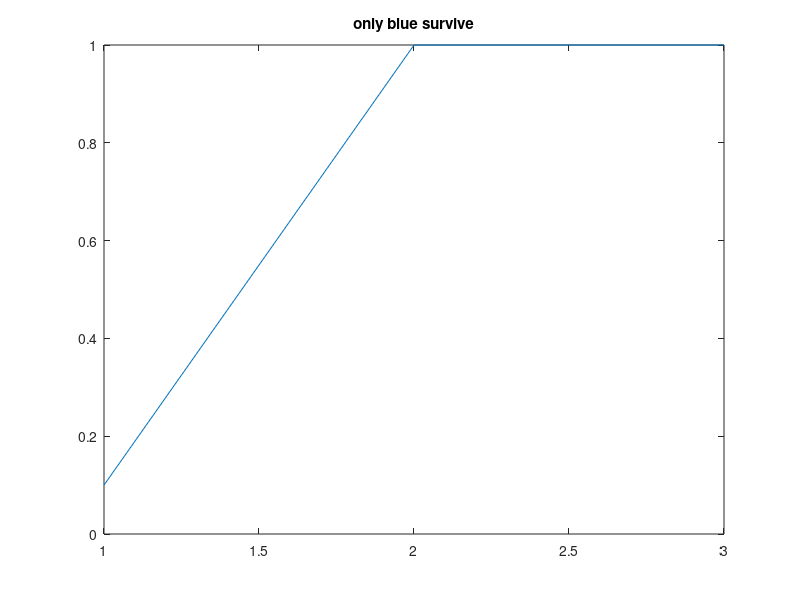
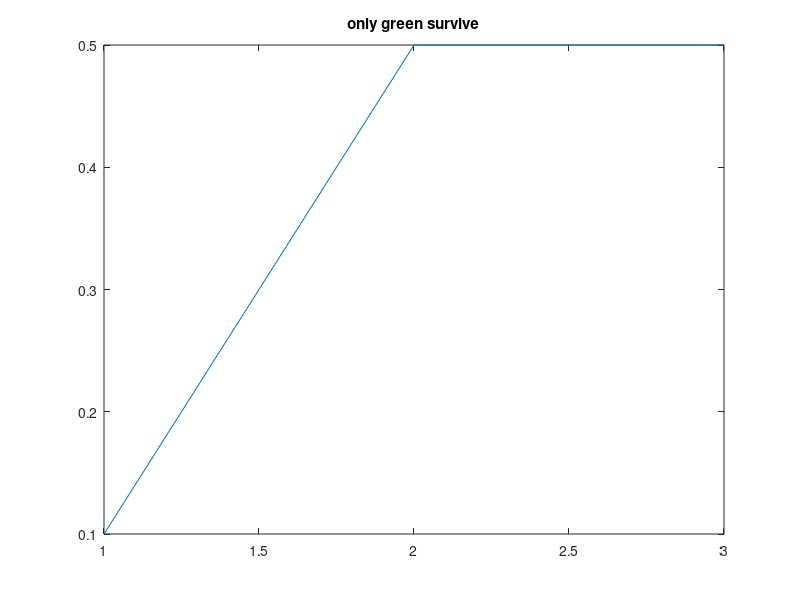
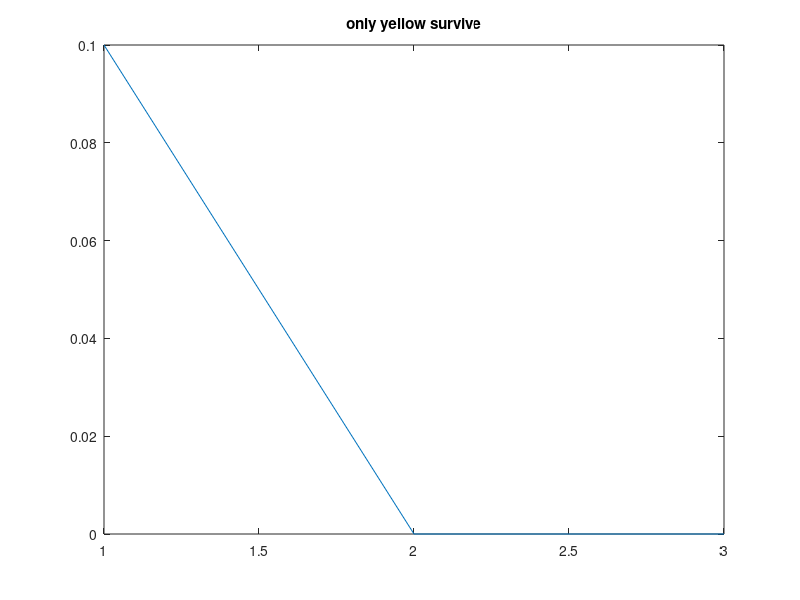

These figures' MATLAB source, in order:
  %Uppgift_1_1a blue feathers survive

%%Clearing
clear all
close all
clc

%%Parameters
a=[1 0 0];
b=[0 1 0];
g=[0 0 1];
timesteps=3; %collect last 100 values
dt=1;
p0=[0.1 0.99]; %Test for both initial conditions
tidsvektor=[1:timesteps];
%%Code

for value=1:3
p(1)=0.1;
    for i=1:timesteps-1
    p(i+1)=(a(value)*p(i)^2 + b(value)*p(i)*(1-p(i)))/(a(value)*p(i)^2 + 2*b(value)*p(i)*(1-p(i)) + g(value)*(1-p(i))^2);
    end
figure()
plot(tidsvektor, p);
end

figure(1)
title('only blue survive');

figure(2)
title('only green survive');

figure(3)
title('only yellow survive');